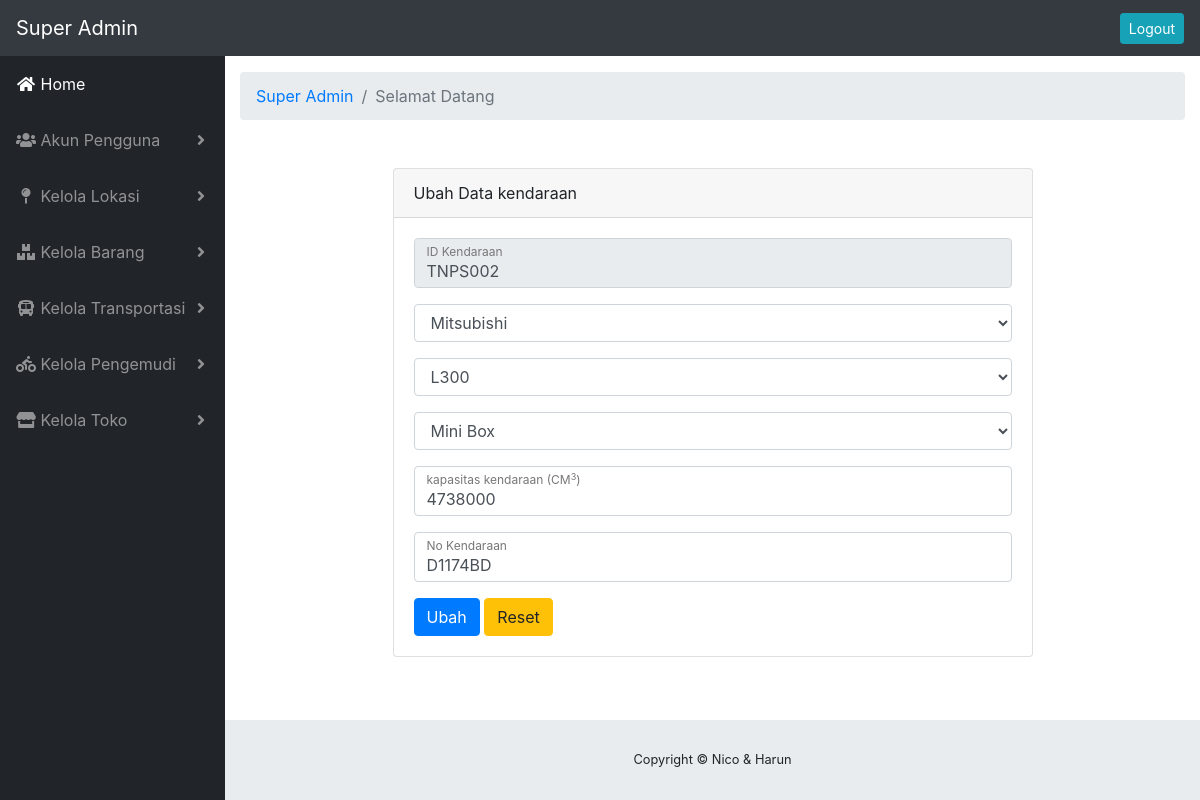
The app's page /index.php/sa/sa_kendaraan/ubah_kendaraan/TNPS002 with its own data.
### tables this page shows
CREATE TABLE `kendaraan` (
  `id_kendaraan` varchar(7) NOT NULL,
  `id_merk_kendaraan` varchar(7) NOT NULL,
  `id_nama_kendaraan` varchar(8) NOT NULL,
  `jenis_kendaraan` int(11) NOT NULL,
  `kapasitas` int(11) NOT NULL,
  `no_kendaraan` varchar(10) NOT NULL,
  `status_kendaraan` int(11) NOT NULL
);

### application/controllers/sa/sa_kendaraan.php (called while the page is built, shortened)
<?php
class sa_kendaraan extends CI_Controller
{
    function __construct()
    {
        $this->load->model('mkendaraan');
        $this->load->model('nkendaraan');
        $this->load->model('kendaraan');
        $this->load->model('pengemudi');
    }
    function ubah_kendaraan($id)
    {
        $d = [
            'name'          => $this->session->userdata('nama'),
            'kendaraan'     => $this->kendaraan->get1kendaraan($id),
            'nkendaraan'    => $this->nkendaraan->data_nkendaraan(),
            'mkendaraan'    => $this->mkendaraan->data_mkendaraan()
        ];
        $this->form_validation->set_rules('id', 'ID', 'trim|required');
        $this->form_validation->set_rules('kapasitas', 'Kapasitas Kendaraan', 'trim|required');
        $this->form_validation->set_rules('noken', 'Nomber Kendaraan', 'trim|required');
        if ($this->form_validation->run() == FALSE) {
            $this->load->view('layouts/sa/header', $d);
            $this->load->view('layouts/sa/navigation');
            $this->load->view('superA/transportasi/kendaraan/ubah', $d);
            $this->load->view('layouts/sa/footer');
        }
    }
}

### index.php (called while the page is built, shortened)
<?php
require_once BASEPATH.'core/CodeIgniter.php';

### application/models/kendaraan.php (called while the page is built, shortened)
<?php
class kendaraan extends CI_Model
{
    public function get1kendaraan($id)
    {
        return $this->db->get_where('kendaraan', ['id_kendaraan' => $id])->result_array();
    }
}

### application/models/nkendaraan.php (called while the page is built, shortened)
<?php
class nkendaraan extends CI_Model
{
    public function data_nkendaraan()
    {
        return $this->db->get('detail_nama_kendaraan')->result_array();
    }
}

### application/models/mkendaraan.php (called while the page is built, shortened)
<?php
class mkendaraan extends CI_Model
{
    public function data_mkendaraan()
    {
        return $this->db->get('merk_kendaraan')->result_array();
    }
}

### application/views/superA/transportasi/kendaraan/ubah.php (the view, shortened to what this page needs)
<div class="container-fluid">
    <ol class="breadcrumb">
        <li class="breadcrumb-item">
            <a href="<?= site_url('sa/sa_halaman'); ?>">Super Admin</a>
        </li>
        <li class="breadcrumb-item active">Selamat Datang <?= $name; ?></li>
    </ol>
    <div class="container">
        <div class="card card-register mx-auto mt-5">
            <div class="card-header">Ubah Data kendaraan</div>
            <div class="card-body">
                <?php foreach ($kendaraan as $k) { ?>
                    <form action="<?= site_url('sa/sa_kendaraan/ubah_kendaraan/' . $k['id_kendaraan']); ?>" method="post">
                        <div class="form-group">
                            <div class="form-label-group">
                                <input type="text" id="id_lokasi" name="id" class="form-control" placeholder="id_lokasi" required="required" value="<?= $k['id_kendaraan']; ?>" readonly="">
                                <label for="id_lokasi">ID Kendaraan</label>
                            </div>
                        </div>
                        <div class="form-group">
                            <div class="form-label-group">
                                <select class="form-control" id="ha" name="mkendaraan">
                                    <?php foreach ($mkendaraan as $p) { ?>
                                        <?php if ($p['id_merk_kendaraan'] == $k['id_merk_kendaraan']) { ?>
                                            <option value="<?= $p['id_merk_kendaraan'] ?>" selected><?= $p['nama_mk']; ?></option>
                                        <?php } else { ?>
                                            <option value="<?= $p['id_merk_kendaraan'] ?>"><?= $p['nama_mk']; ?></option>
                                        <?php } ?>
                                    <?php } ?>
                                </select>
                            </div>
                        </div>
                        <div class="form-group">
                            <div class="form-label-group">
                                <select class="form-control" id="ha" name="nkendaraan">
                                    <?php foreach ($nkendaraan as $nk) { ?>
                                        <?php if ($nk['id_nama_kendaraan'] == $k['id_nama_kendaraan']) { ?>
                                            <option value="<?= $nk['id_nama_kendaraan'] ?>" Selected><?= $nk['nama_kendaraan']; ?></option>
                                        <?php } else { ?>
                                            <option value="<?= $nk['id_nama_kendaraan'] ?>"><?= $nk['nama_kendaraan']; ?></option>
                                        <?php } ?>
                                    <?php } ?>
                                </select>
                            </div>
                        </div>
                        <div class="form-group">
                            <div class="form-label-group">
                                <select class="form-control" id="jenken" name="jenken">
                                    <option value="1" <?php if ($k['jenis_kendaraan'] == 1) {
                                                                echo "selected";
                                                            } ?>>Mini Box</option>
                                </select>
                            </div>
                        </div>
                        <div class="form-group">
                            <div class="form-label-group">
                                <input type="text" id="nama_gedung" name="kapasitas" class="form-control" placeholder="nama_gedung" required="required" value="<?= $k['kapasitas']; ?>">
                                <label for="nama_gedung">kapasitas kendaraan (CM<sup>3</sup>)</label>
                            </div>
                        </div>
                        <div class="form-group">
                            <div class="form-label-group">
                                <input type="text" id="nama_gedung" name="noken" class="form-control" placeholder="nama_gedung" required="required" value="<?= $k['no_kendaraan']; ?>">
                                <label for="nama_gedung">No Kendaraan</label>
                            </div>
                        </div>
                        <button type="submit" name="submit" class="btn btn-primary">Ubah</button>
                        <button type="reset" name="submit" class="btn btn-warning">Reset</button>
                    </form>
                <?php } ?>
            </div>
        </div>
    </div>
</div>

### records on screen
kendaraan: id "TNPS002", nkendaraan "L300", jenken "Mini Box", kapasitas "4738000", noken "D1174BD"

### other values on screen
form field mkendaraan "Mitsubishi"
